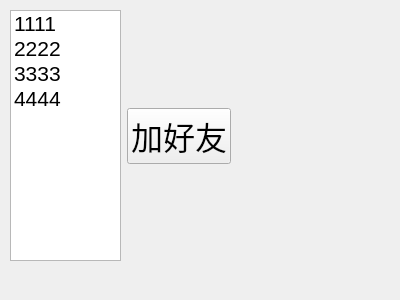
<?xml version="1.0" encoding="UTF-8"?>
<ui version="4.0">
 <class>Online</class>
 <widget class="QWidget" name="Online">
  <property name="geometry">
   <rect>
    <x>0</x>
    <y>0</y>
    <width>400</width>
    <height>300</height>
   </rect>
  </property>
  <property name="windowTitle">
   <string>Form</string>
  </property>
  <widget class="QWidget" name="">
   <property name="geometry">
    <rect>
     <x>10</x>
     <y>10</y>
     <width>221</width>
     <height>251</height>
    </rect>
   </property>
   <layout class="QHBoxLayout" name="horizontalLayout">
    <item>
     <widget class="QListWidget" name="online_lw">
      <property name="font">
       <font>
        <pointsize>16</pointsize>
       </font>
      </property>
      <item>
       <property name="text">
        <string>1111</string>
       </property>
      </item>
      <item>
       <property name="text">
        <string>2222</string>
       </property>
      </item>
      <item>
       <property name="text">
        <string>3333</string>
       </property>
      </item>
      <item>
       <property name="text">
        <string>4444</string>
       </property>
      </item>
     </widget>
    </item>
    <item>
     <layout class="QVBoxLayout" name="verticalLayout">
      <item>
       <spacer name="verticalSpacer">
        <property name="orientation">
         <enum>Qt::Orientation::Vertical</enum>
        </property>
        <property name="sizeHint" stdset="0">
         <size>
          <width>20</width>
          <height>48</height>
         </size>
        </property>
       </spacer>
      </item>
      <item>
       <widget class="QPushButton" name="addFriend_pb">
        <property name="font">
         <font>
          <pointsize>24</pointsize>
         </font>
        </property>
        <property name="text">
         <string>加好友</string>
        </property>
       </widget>
      </item>
      <item>
       <spacer name="verticalSpacer_2">
        <property name="orientation">
         <enum>Qt::Orientation::Vertical</enum>
        </property>
        <property name="sizeHint" stdset="0">
         <size>
          <width>20</width>
          <height>48</height>
         </size>
        </property>
       </spacer>
      </item>
     </layout>
    </item>
   </layout>
  </widget>
 </widget>
 <resources/>
 <connections/>
</ui>
